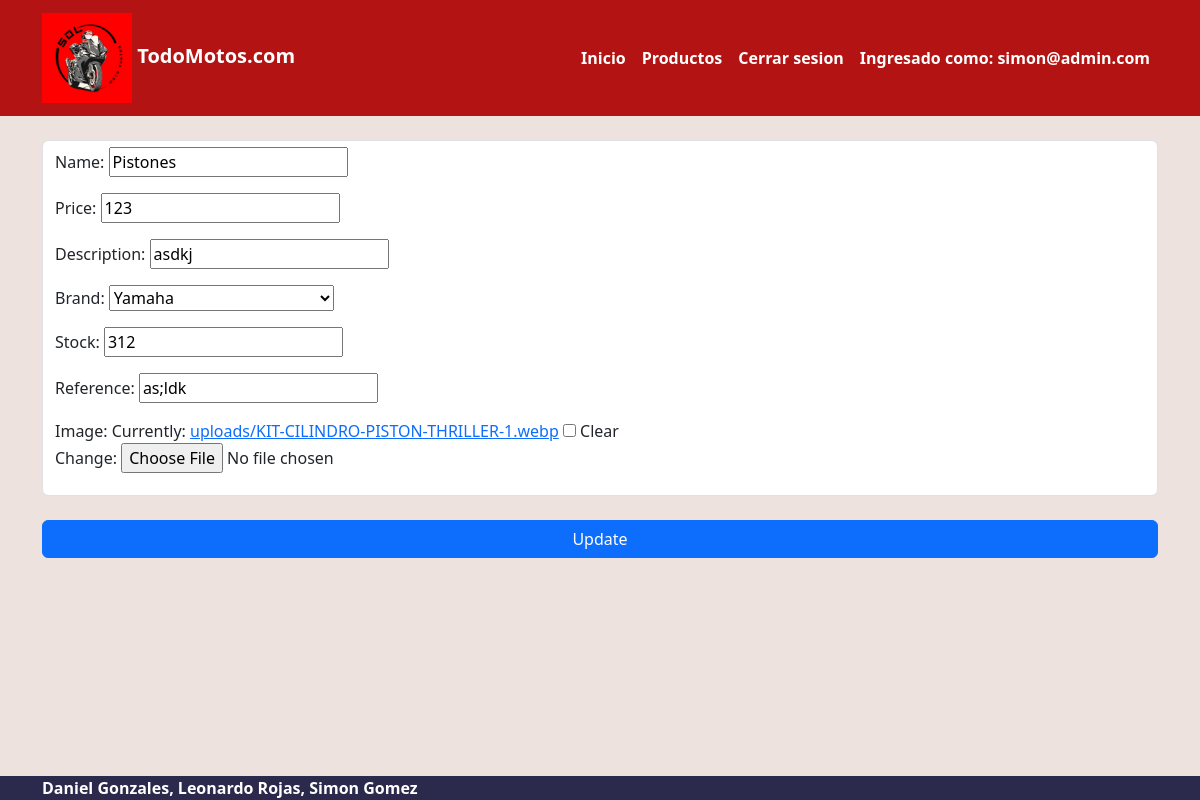
Screenshot of /product/update/17 (signed in) with the database file from the repository.
### account/models.py (models this page shows, shortened)
class CustomerUser(AbstractUser):
    username = None
    email = models.EmailField( unique=True)
    city = models.CharField(max_length=20)
    address = models.CharField(max_length=100)
    objects = CustomUserManager()
    USERNAME_FIELD = 'email'
    REQUIRED_FIELDS = [
        'address',
        'city',
    ]

### ecommerce/models.py (models this page shows)
class Product(models.Model):
    name = models.CharField(max_length=255)
    brand = models.CharField(max_length=50, null=True)
    description = models.CharField(max_length=300)
    reference = models.CharField(max_length=50)
    price = models.IntegerField()
    stock = models.IntegerField()
    image = models.ImageField(upload_to='uploads/', null=True, blank=True)

### ecommerce/views.py (the view)
# urls.py: path('product/update/<pk>',ProductUpdateView.as_view(),name='updateproduct'),
class ProductUpdateView(PermissionRequiredMixin,UpdateView):
    model = Product
    permission_required = 'auth.is_superuser'
    template_name = "pages/update.html"
    form_class = ProductForm
    success_url = "/products/"

### ecommerce/forms.py (shortened to what this page needs)
class ProductForm(forms.ModelForm):
    class Meta:
        model = Product
        fields = ['name','price', 'description','brand','stock', 'reference', 'image']
    BRAND_CHOICES = [
        ("","Sin Marca/Cualquier Marca"),
        ("Kawasaki", "Kawasaki"),
        ("Honda", "Honda"),
        ("Yamaha", "Yamaha"),
        ("Suzuki", "Suzuki"),
    ]
    brand = forms.ChoiceField(label="Brand", choices=BRAND_CHOICES, required=False)

### ecommerce/templates/pages/update.html (shortened to what this page needs)
{% extends 'base.html' %}
{% block content %}
<form method="post" enctype="multipart/form-data">
    <div class="d-grid gap-3">
    <div class="form-control mb-2">{{ form.as_p }}</div>
    <input type="submit" value="Update" class=" btn btn-primary">
    </div>
</form>
{% endblock %}

### ecommerce/templates/base.html (shortened to what this page needs)
{% load static %}
<!doctype html>
<html lang="en">
    <head>
        <link href="https://cdn.jsdelivr.net/npm/bootstrap@5.3.0-alpha1/dist/css/bootstrap.min.css" rel="stylesheet"
 />
        <link href="{% static 'app.css' %}" rel="stylesheet" />
        </head>
        <body class="d-flex flex-column min-vh-100">
        <nav class="navbar navbar-expand-lg navbar-dark bg-primary">
            <div class="container">
            <a class="navbar-brand" href="{% url 'home' %}">
                <img src="{% static 'logo.png' %}" width="90" height="90" class="">
                TodoMotos.com</a>
            <div class="collapse navbar-collapse" id="navbarNavAltMarkup">
            <div class="navbar-nav ms-auto">
                <a class="nav-link active" href="{% url 'home' %}">Inicio</a>
                <li class="nav-item">
                <a class="nav-link active" href="{% url 'products' %}">Productos</a>
                </li>
                <a class="nav-link active" href="{% url 'logout' %}">Cerrar sesion</a>
                {% if user.is_authenticated == True%}
                <a class="nav-link active text-underline-opacity-0">Ingresado como: {{user.email}}</a>
                {%endif%}
            </div>
            </div>
            </div>
            </nav>
            <div class="container my-4">
                {% block content %}
                {% endblock %}
                </div>
            {% block footer %}
            <footer class="mt-auto bg-secondary text-white">
                <div class="container">
                          <a class=" text-reset fw-bold text-decoration-none" target="_blank">
                            Daniel Gonzales, Leonardo Rojas, Simon Gomez
                        </a>
                </div>
            </footer>
            {% endblock %}
</body>
</html>

### ecommerce/static/app.css (style rules this page uses)
body { background: #EEE2DE !important; }
.bg-secondary { background-color: #2B2A4C !important; }
.bg-primary { background-color: #B31312 !important; }
nav { font-weight: 700; }

### rows the page displays
CustomerUser: email "simon@admin.com"
Product: name "Pistones", price "123", description "asdkj", brand "Yamaha", stock "312", reference "as;ldk"
